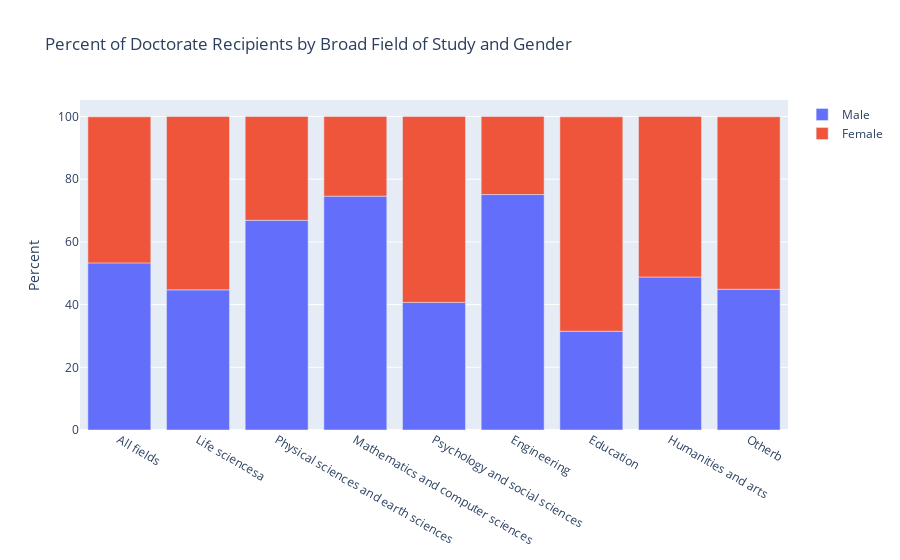

This figure's notebook cell:
### Markdown cell above
In the visualizations above, we saw the breakdown of doctorate recipients by gender. Here, we will take a look at doctorate recipients by gender and field of study. This stacked bar plot was created by transposing the data into a wide format and separate bars were created for males and females. The user can hover over the bars to view data of a specific field by gender. This plot illustrates which fields had a smaller female to male ratio or vice versa. The code for the plot is linked above and displayed below along with the plot.

### Code cell
# create stacked bar plot by gender
from plotly import graph_objects as go
to_plot = dat[dat['Characteristic'].str.contains('ale')]

plot = to_plot.T
plot2 = (
            plot.
            rename(columns=plot.iloc[0]).
            drop(plot.index[0]).
            reset_index().
            drop(columns=['Female doctorate recipients (number)', 'Male doctorate recipients (number)'])
)

fig2 = go.Figure(
    data=[
        go.Bar(
            name="Male",
            x=plot2["index"],
            y=plot2["Male"],
            offsetgroup=1,
        ),
        go.Bar(
            name="Female",
            x=plot2["index"],
            y=plot2["Female"],
            offsetgroup=1,
            base=plot2["Male"],
            hovertext= [f'Count: {val}' for val in plot2["Female"]]
        )
    ],
    layout=go.Layout(
        title="Percent of Doctorate Recipients by Broad Field of Study and Gender",
        yaxis_title="Percent"
    )
)

fig2.show()

### Figure 1 — Plotly figure (JSON) as saved in the notebook; plotly's stock layout.template omitted (floating-point values rounded to 4 significant figures)
{"data": [{"name": "Male", "offsetgroup": "1", "type": "bar", "x": ["All fields", "Life sciencesa", "Physical sciences and earth sciences", "Mathematics and computer sciences", "Psychology and social sciences", "Engineering", "Education", "Humanities and arts", "Otherb"], "y": [53.3, 44.7, 66.9, 74.6, 40.7, 75.1, 31.5, 48.8, 44.9]}, {"base": [53.3, 44.7, 66.9, 74.6, 40.7, 75.1, 31.5, 48.8, 44.9], "hovertext": ["Count: 46.6", "Count: 55.3", "Count: 33.1", "Count: 25.4", "Count: 59.3", "Count: 24.9", "Count: 68.4", "Count: 51.2", "Count: 55"], "name": "Female", "offsetgroup": "1", "type": "bar", "x": ["All fields", "Life sciencesa", "Physical sciences and earth sciences", "Mathematics and computer sciences", "Psychology and social sciences", "Engineering", "Education", "Humanities and arts", "Otherb"], "y": [46.6, 55.3, 33.1, 25.4, 59.3, 24.9, 68.4, 51.2, 55]}], "layout": {"title": {"text": "Percent of Doctorate Recipients by Broad Field of Study and Gender"}, "yaxis": {"title": {"text": "Percent"}}}}
